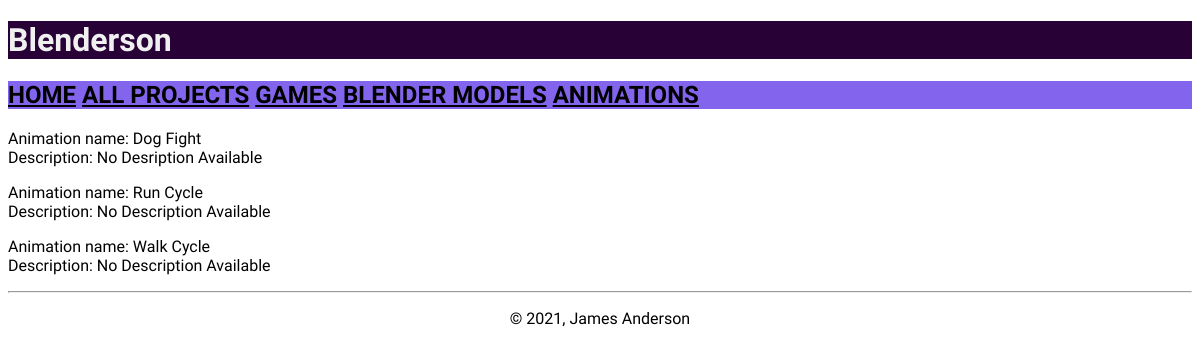
/animations, run on the app's committed database.
### models.py (models this page shows)
class Project(db.Model):
    __tablename__ = 'Project'
    id = db.Column(db.Integer, primary_key=True)
    name = db.Column(db.String())
    image = db.Column(db.String())
    description = db.Column(db.Text())
    category = db.Column(db.Integer)

### main.py (the view)
@app.route('/animations')
def animations():
  animations = models.Project.query.filter_by(category=2).all()
  print(animations)
  return render_template('animations.html', animations=animations)

### templates/animations.html
{% extends 'layout.html' %}
{% block content %}
{% for animation in animations %}
<p>Animation name:  {{ animation.name }}<br>
Description: {{ animation.description }}</p>
{% endfor %}
{% endblock %}

### Static/css/style.css (style rules this page uses)
html { font-family: 'New Tegomin', serif; background-color: rgb(255, 255, 255); }

### data on the page
Project: name "Dog Fight", description "No Desription Available"
Project: name "Run Cycle", description "No Description Available"
Project: name "Walk Cycle", description "No Description Available"
